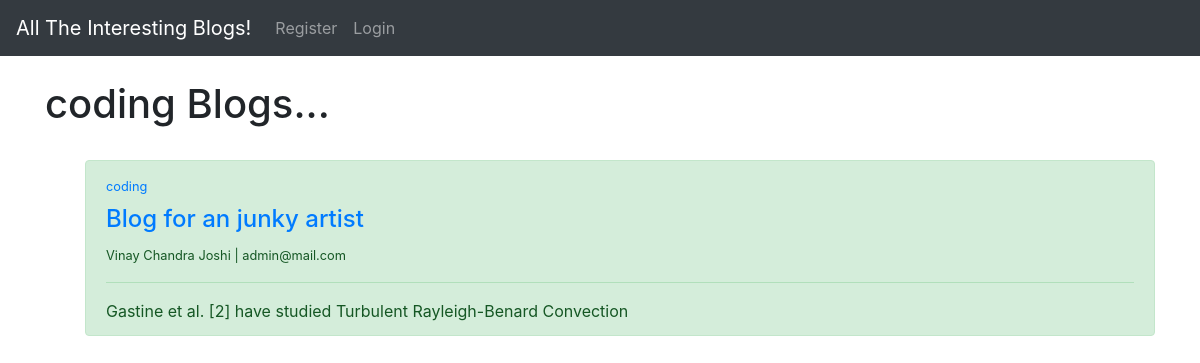
The app's page /home/category/coding, older data.
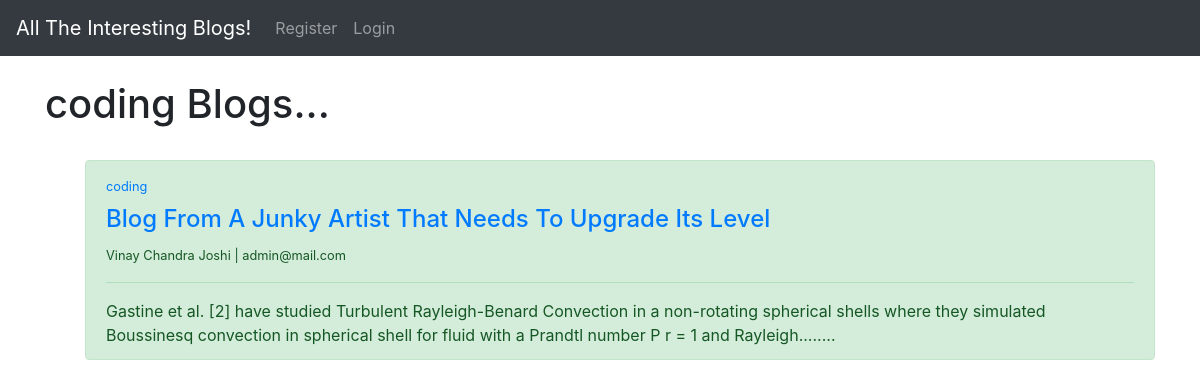
The same page, newer data.
### blogApi/models.py (models this page shows, shortened)
class Post(models.Model):
    title = models.CharField(max_length=200)
    auther = models.ForeignKey(User, on_delete=models.CASCADE)
    title_tag = models.CharField(max_length=255)
    header_image = models.ImageField(null=True, blank=True, upload_to='images/')
    body = RichTextField(blank=True, null = True)
    date_publication = models.DateTimeField(auto_now_add=True)
    category = models.CharField(max_length=255, default='coding')
    snippet = models.CharField(max_length=1000)

### blogApi/views.py (the view)
# urls.py: path('category/<str:pk>', CategoryView.allCategoryView, name = 'get-category'),
    def allCategoryView(request, pk):
        querySet = Post.objects.filter(category=pk.replace('-', ' '))
        return render(request, 'get_all_category_post.html', {'post_object': querySet, 'category': pk.replace('-', ' ') })

### blogApi/context_processors.py (called while the page is built)
def blog_Api_Context_Processor(request):
    context = {}
    ur = '/home/'
    if request.path.endswith(ur) or request.path.startswith(ur+'updatePost/')  :
        querySet = Category.objects.all()
        categories = [obj.name for obj in querySet]
        context['categ'] = categories
    return context

### blogApi/templates/get_all_category_post.html (shortened to what this page needs)
{% extends 'base.html' %}
{% block content %}
<h1>{{category}} Blogs...</h1>
<ul>
{% if post_object %}
{% for post in post_object %}
    <div class="alert alert-success col-md-2- col-md-offset-4" role="alert">
        <label><small><a href="{% url 'get-category' post.category|slugify %}" class="link-dark">{{post.category}}</a></small></label>
        <h4><a href={% url "article-detail" post.pk %}>{{post.title}}</a></h4>
        <small>{{post.auther.first_name }} {{ post.auther.last_name }} | {{post.auther.email}}</small>
        <hr></hr>
        {{post.snippet}}
        </div>
{% endfor %}
{% else %}
    <br>
    <div class="alert alert-danger" role="alert">
  <h4>Sorry... There are no articles under this category </h4>
</div>
{% endif %}
</ul>
{% endblock %}

Row changes from the older to the newer data that the page shows:
changed Post "coding": title "Blog for an junky artist" → "Blog From A Junky Artist That Needs To Upgrade Its Level"; snippet "Gastine et al. [2] have studied Turbulent Rayleigh-Benard Convection" → "…studied Turbulent Rayleigh-Benard Convection in a non-rotating spherical shells where they simulated Boussinesq convection in spherical shell for fluid with a Prandtl number P r = 1 and Rayleigh........"
